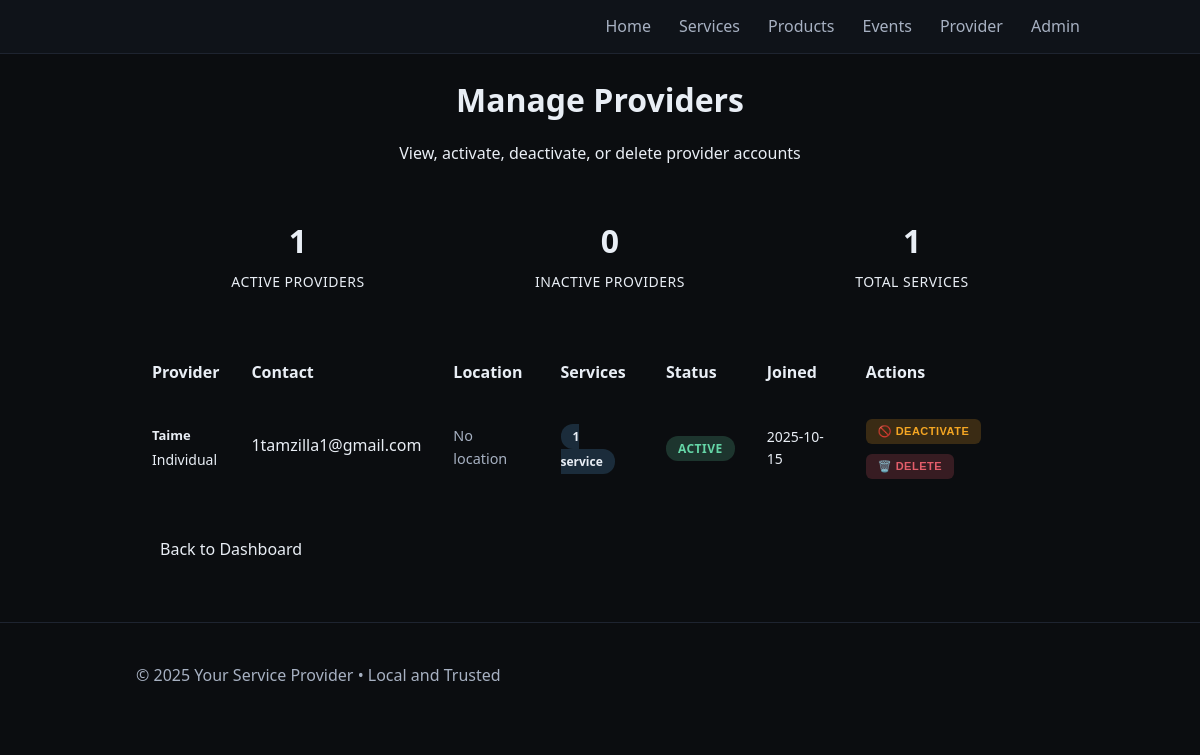
Screenshot of /admin/provider (signed in) with the database file from the repository.
### tables this page shows
CREATE TABLE providers (
              id INTEGER PRIMARY KEY AUTOINCREMENT,
              email TEXT UNIQUE NOT NULL,
              password_hash TEXT NOT NULL,
              first_name TEXT,
              business_name TEXT,
              phone TEXT,
              base_zip TEXT,
              address TEXT,
              about TEXT,
              profile_photo TEXT,
              active INTEGER NOT NULL DEFAULT 1,
              created_at TEXT NOT NULL
            , linkedin_url TEXT, facebook_url TEXT, instagram_url TEXT, twitter_url TEXT, website_url TEXT, youtube_url TEXT, custom_url TEXT);

### app.py (the view)
    @app.route("/admin/provider")
    @login_required
    def admin_provider():
        with closing(get_db()) as db:
            cur = db.cursor()
            cur.execute("""
                SELECT p.id, p.email, p.first_name, p.business_name, p.phone, p.base_zip,
                       p.active, p.created_at, COUNT(s.id) as service_count
                FROM providers p
                LEFT JOIN services s ON s.provider_id = p.id AND s.active = 1
                GROUP BY p.id
                ORDER BY p.created_at DESC
            """)
            providers = cur.fetchall()
        return render_template("admin_providers.html", providers=providers, title="Manage Providers")

### app.py (called while the page is built)
def get_db():
    conn = sqlite3.connect(DB_PATH)
    conn.row_factory = sqlite3.Row
    return conn

### templates/admin_providers.html (shortened to what this page needs)
{% extends "base.html" %}
{% block content %}
<div class="main-content">
    <div class="page-header">
        <h1>Manage Providers</h1>
        <p>View, activate, deactivate, or delete provider accounts</p>
    </div>
    <div class="providers-overview">
        <div class="stats-row">
            <div class="stat-item">
                <span class="stat-number">{{ providers|selectattr('active')|list|length }}</span>
                <span class="stat-label">Active Providers</span>
            </div>
            <div class="stat-item">
                <span class="stat-number">{{ providers|rejectattr('active')|list|length }}</span>
                <span class="stat-label">Inactive Providers</span>
            </div>
            <div class="stat-item">
                <span class="stat-number">{{ providers|sum(attribute='service_count') }}</span>
                <span class="stat-label">Total Services</span>
            </div>
        </div>
    </div>
    <div class="providers-table-container">
        <table class="providers-table">
            <thead>
                <tr>
                    <th>Provider</th>
                    <th>Contact</th>
                    <th>Location</th>
                    <th>Services</th>
                    <th>Status</th>
                    <th>Joined</th>
                    <th>Actions</th>
                </tr>
            </thead>
            <tbody>
                {% for provider in providers %}
                <tr class="{% if not provider.active %}inactive-row{% endif %}">
                    <td class="provider-info">
                        <div class="provider-name">
                            {{ provider.first_name or provider.business_name or 'Unnamed Provider' }}
                        </div>
                        <div class="provider-business">
                            {% if provider.first_name and provider.business_name and provider.first_name != provider.business_name %}
                                {{ provider.business_name }}
                            {% endif %}
                        </div>
                    </td>
                    <td class="contact-info">
                        <div class="email">{{ provider.email }}</div>
                    </td>
                    <td class="location">
                        {% if provider.base_zip %}
                            ZIP: {{ provider.base_zip }}
                        {% else %}
                            <span class="muted">No location</span>
                        {% endif %}
                    </td>
                    <td class="services-count">
                        <span class="service-badge {% if provider.service_count > 0 %}has-services{% endif %}">
                            {{ provider.service_count }} service{{ 's' if provider.service_count != 1 else '' }}
                        </span>
                    </td>
                    <td class="status">
                        {% if provider.active %}
                            <span class="status-badge active">Active</span>
                        {% else %}
                            <span class="status-badge inactive">Inactive</span>
                        {% endif %}
                    </td>
                    <td class="join-date">
                        {{ provider.created_at[:10] if provider.created_at else 'Unknown' }}
                    </td>
                    <td class="actions">
                        <div class="action-buttons">
                            <form method="post" action="{{ url_for('admin_provider_toggle', provider_id=provider.id) }}" style="display: inline;">
                                {% if provider.active %}
                                    <button type="submit" class="btn-action deactivate" title="Deactivate Provider">
                                        🚫 Deactivate
                                    </button>
                                {% else %}
                                    <button type="submit" class="btn-action activate" title="Activate Provider">
                                        ✅ Activate
                                    </button>
                                {% endif %}
                            </form>
                            <form method="post" action="{{ url_for('admin_provider_delete', provider_id=provider.id) }}" style="display: inline;">
                                <button type="submit" class="btn-action delete" title="Permanently Delete Provider"
                                        onclick="return confirm('Are you sure you want to permanently delete this provider and all their services? This action cannot be undone.')">
                                    🗑️ Delete
                                </button>
                            </form>
                        </div>
                    </td>
                </tr>
                {% endfor %}
            </tbody>
        </table>
    </div>
    <div class="admin-nav">
        <a href="{{ url_for('admin_dashboard') }}" class="btn btn-secondary">Back to Dashboard</a>
    </div>
</div>
{% endblock %}

### static/styles.css (style rules this page uses)
:root { --bg: #0b0d10; --panel: #141920; --text: #e9eef5; --muted: #a7b1c2; --accent: #5aa9e6; --accent-2: #9cd3f7; --danger: #e35d6a; --ok: #65d6a7; --warn: #f5a623; }
* { box-sizing: border-box; }
body { margin: 0; font-family: system-ui, -apple-system, Segoe UI, Roboto, Arial, sans-serif; background: var(--bg); color: var(--text); line-height: 1.55; }
.btn { display: inline-block; padding: 10px 16px; background: var(--accent); color: #071019; border-radius: 8px; text-decoration: none; font-weight: 600; border: 0; cursor: pointer; }
.muted { color: var(--muted); font-size: 0.9rem; }
.admin-nav { display: flex; gap: 8px; }
.action-buttons { display: flex; gap: 8px; }
.stat-number { font-size: 36px; font-weight: 700; color: var(--accent); margin-bottom: 8px; }
.stat-label { color: var(--muted); font-size: 14px; font-weight: 500; text-transform: uppercase; letter-spacing: 0.5px; }
.status-badge { padding: 4px 8px; border-radius: 6px; font-size: 12px; font-weight: 600; text-transform: uppercase; letter-spacing: 0.5px; }
.status-badge.active { background: rgba(101, 214, 167, 0.2); color: var(--ok); }
.provider-name { color: var(--muted); font-size: 13px; }
.actions { display: flex; gap: 8px; align-items: center; }
.btn-primary, .btn-secondary { padding: 10px 16px; border: none; border-radius: 8px; font-size: 14px; font-weight: 500; cursor: pointer; text-decoration: none; display: inline-flex; align-items: center; gap: 6px; transition: all 0.2s ease; }
.btn-secondary { background: var(--panel); color: var(--text); border: 1px solid #232a36; }

### templates/admin_providers.html (style rules this page uses)
.page-header { margin-bottom: 30px; text-align: center; }
.page-header h1 { color: var(--accent-color); margin-bottom: 8px; }
.page-header p { color: var(--text-secondary); font-size: 16px; }
.providers-overview { margin-bottom: 30px; background: var(--surface-color); border: 1px solid var(--border-color); border-radius: 12px; padding: 20px; }
.stats-row { display: flex; justify-content: space-around; gap: 20px; }
.stat-item { text-align: center; }
.stat-number { display: block; font-size: 32px; font-weight: bold; color: var(--accent-color); margin-bottom: 4px; }
.stat-label { font-size: 14px; color: var(--text-secondary); text-transform: uppercase; letter-spacing: 0.5px; }
.providers-table-container { background: var(--surface-color); border: 1px solid var(--border-color); border-radius: 12px; overflow-x: auto; margin-bottom: 30px; }
.providers-table { width: 100%; border-collapse: collapse; }
.providers-table th, .providers-table td { padding: 16px; text-align: left; border-bottom: 1px solid var(--border-color); }
.providers-table th { background: var(--bg-color); font-weight: 600; color: var(--accent-color); position: sticky; top: 0; }
.provider-info .provider-name { font-weight: 600; color: var(--text-color); margin-bottom: 4px; }
.provider-info .provider-business { font-size: 14px; color: var(--text-secondary); }
.contact-info .email { color: var(--accent-color); margin-bottom: 4px; }
.location { color: var(--text-secondary); font-size: 14px; }
.service-badge { padding: 4px 12px; border-radius: 12px; font-size: 12px; font-weight: 600; background: rgba(163, 177, 194, 0.2); color: var(--muted); }
.service-badge.has-services { background: rgba(90, 169, 230, 0.2); color: var(--accent-color); }
.status-badge { padding: 4px 12px; border-radius: 12px; font-size: 12px; font-weight: 600; text-transform: uppercase; letter-spacing: 0.5px; }
.status-badge.active { background: rgba(101, 214, 167, 0.2); color: var(--ok); }
.join-date { color: var(--text-secondary); font-size: 14px; }
.action-buttons { display: flex; gap: 8px; flex-wrap: wrap; }
.btn-action { padding: 6px 12px; border: none; border-radius: 6px; font-size: 11px; font-weight: 600; cursor: pointer; transition: all 0.2s ease; text-transform: uppercase; letter-spacing: 0.5px; }
.btn-action.deactivate { background: rgba(245, 166, 35, 0.2); color: var(--warn); }
.btn-action.delete { background: rgba(227, 93, 106, 0.2); color: var(--danger); }
.admin-nav { text-align: center; }
.btn { padding: 12px 24px; border: none; border-radius: 8px; cursor: pointer; text-decoration: none; display: inline-block; font-size: 16px; transition: all 0.3s ease; }
.btn-secondary { background: var(--surface-color); color: var(--text-color); border: 1px solid var(--border-color); }

### rows the page displays
providers: first_name "Taime", business_name "Individual", email "1tamzilla1@gmail.com", service_count "1", shows "ACTIVE", created_at "2025-10-15", shows "🚫 DEACTIVATE"

### other values shown
{{ providers|selectattr('active')|list|length }} "1"
{{ providers|rejectattr('active')|list|length }} "0"
{{ providers|sum(attribute='service_count') }} "1"
{{ profile.business_name or "Local Provider Services" }} "Your Service Provider"
